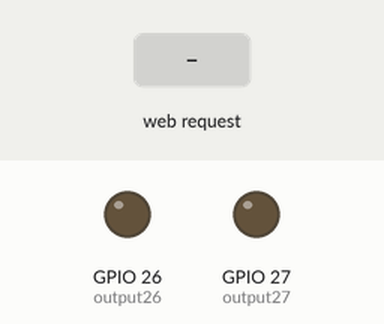
This sketch was run on a simulated ESP32. Shown: output pins drawn as LEDs (lit = HIGH). The inputs (shaded band) are chosen by the test bench. WiFi joins after 1.5 s; servers stay silent unless stated; what the sketch prints to the serial monitor is not drawn.

Above: at 2.7 s.
2.8 s: HTTP request GET /26/on received
At 3.2 s:
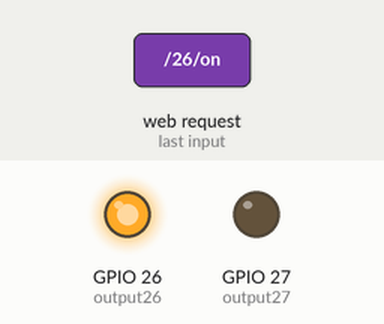
4.3 s: HTTP request GET /27/on received
At 5.5 s:
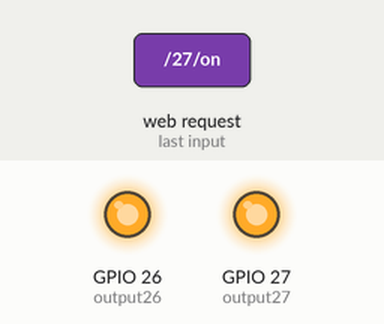
5.8 s: HTTP request GET /26/off received
At 6.6 s:
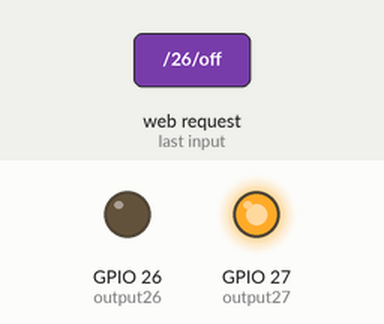
7.3 s: HTTP request GET /27/off received
At 7.8 s:
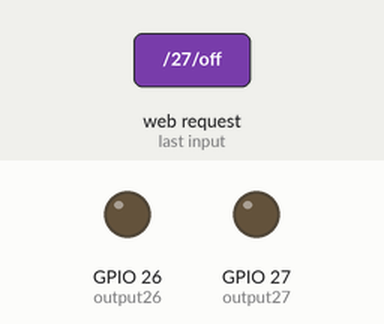
Timing chart, 0 to 9.8 s (numbered marks = the images above; inputs shaded):
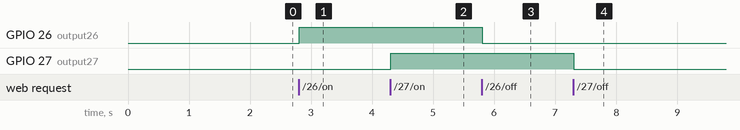

The sketch:

code_1.ino
```cpp
// text box is reciving msg in separate function i can perform actions on that
// string

#include <WiFi.h>

// Replace with your network credentials
// const char *ssid = "Revenant";
// const char *password = "12345678";

const char *ssid = "Bhatti Hostel(1F)2.4GHz";
const char *password = "123456677";

// Set web server port number to 80
WiFiServer server(80);

// Variable to store the HTTP request
String header;

// Auxiliar variables to store the current output state
String output26State = "off";
String output27State = "off";

// Assign output variables to GPIO pins
const int output26 = 26;
const int output27 = 27;

// Current time
unsigned long currentTime = millis();
// Previous time
unsigned long previousTime = 0;
// Define timeout time in milliseconds (example: 2000ms = 2s)
const long timeoutTime = 2000;

void inputManager(String input_);

void setup() {
  Serial.begin(115200);
  // Initialize the output variables as outputs
  pinMode(output26, OUTPUT);
  pinMode(output27, OUTPUT);
  // Set outputs to LOW
  digitalWrite(output26, LOW);
  digitalWrite(output27, LOW);

  // Connect to Wi-Fi network with SSID and password
  Serial.print("Connecting to ");
  Serial.println(ssid);
  WiFi.begin(ssid, password);
  while (WiFi.status() != WL_CONNECTED) {
    delay(500);
    Serial.print(".");
  }
  // Print local IP address and start web server
  Serial.println("");
  Serial.println("WiFi connected.");
  Serial.println("IP address: ");
  Serial.println(WiFi.localIP());
  server.begin();
}

void loop() {
  WiFiClient client = server.available(); // Listen for incoming clients

  if (client) { // If a new client connects,
    currentTime = millis();
    previousTime = currentTime;
    Serial.println("New Client."); // print a message out in the serial port
    String currentLine =
        ""; // make a String to hold incoming data from the client
    while (client.connected() &&
           currentTime - previousTime <=
               timeoutTime) { // loop while the client's connected
      currentTime = millis();
      if (client.available()) { // if there's bytes to read from the client,
        char c = client.read(); // read a byte, then
        Serial.write(c);        // print it out the serial monitor

        header += c;
        if (c == '\n') { // if the byte is a newline character
          // if the current line is blank, you got two newline characters in a
          // row. that's the end of the client HTTP request, so send a response:
          if (currentLine.length() == 0) {
            // HTTP headers always start with a response code (e.g. HTTP/1.1 200
            // OK) and a content-type so the client knows what's coming, then a
            // blank line:
            client.println("HTTP/1.1 200 OK");
            client.println("Content-type:text/html");
            client.println("Connection: close");
            client.println();

            // turns the GPIOs on and off
            if (header.indexOf("GET /26/on") >= 0) {
              Serial.println("GPIO 26 on");
              output26State = "on";
              digitalWrite(output26, HIGH);
            } else if (header.indexOf("GET /26/off") >= 0) {
              Serial.println("GPIO 26 off");
              output26State = "off";
              digitalWrite(output26, LOW);
            } else if (header.indexOf("GET /27/on") >= 0) {
              Serial.println("GPIO 27 on");
              output27State = "on";
              digitalWrite(output27, HIGH);
            } else if (header.indexOf("GET /27/off") >= 0) {
              Serial.println("GPIO 27 off");
              output27State = "off";
              digitalWrite(output27, LOW);
            }

            // Display the HTML web page
            client.println("<!DOCTYPE html><html>");
            client.println("<head><meta name=\"viewport\" "
                           "content=\"width=device-width, initial-scale=1\">");
            client.println("<link rel=\"icon\" href=\"data:,\">");
            // CSS to style the on/off buttons
            // Feel free to change the background-color and font-size attributes
            // to fit your preferences
            client.println(
                "<style>html { font-family: Helvetica; display: inline-block; "
                "margin: 0px auto; text-align: center;}");
            client.println(".button { background-color: #4CAF50; border: none; "
                           "color: white; padding: 16px 40px;");
            client.println("text-decoration: none; font-size: 30px; margin: "
                           "2px; cursor: pointer;}");
            client.println(
                ".button2 {background-color: #555555;}</style></head>");

            // Web Page Heading
            client.println("<body><h1>ESP32 Web Server</h1>");

            // Display current state, and ON/OFF buttons for GPIO 26
            client.println("<p>GPIO 26 - State " + output26State + "</p>");
            // If the output26State is off, it displays the ON button
            if (output26State == "off") {
              client.println("<p><a href=\"/26/on\"><button "
                             "class=\"button\">ON</button></a></p>");
            } else {
              client.println("<p><a href=\"/26/off\"><button class=\"button "
                             "button2\">OFF</button></a></p>");
            }

            // Display current state, and ON/OFF buttons for GPIO 27
            client.println("<p>GPIO 27 - State " + output27State + "</p>");
            // If the output27State is off, it displays the ON button
            if (output27State == "off") {
              client.println("<p><a href=\"/27/on\"><button "
                             "class=\"button\">ON</button></a></p>");
            } else {
              client.println("<p><a href=\"/27/off\"><button class=\"button "
                             "button2\">OFF</button></a></p>");
            }
            // now page will take input from user in a text field and send it
            // to the server
            client.println("<form action=\"/\" method=\"GET\">");
            client.println("<input type=\"text\" name=\"input\">");
            client.println("<input type=\"submit\" value=\"Submit\">");
            client.println("</form>");

            client.println("</body></html>");

            // The HTTP response ends with another blank line
            client.println();
            // Break out of the while loop
            break;
          } else { // if you got a newline, then clear currentLine
            inputManager(currentLine);
            currentLine = "";
          }
        } else if (c != '\r') { // if you got anything else but a carriage
                                // return character,
          currentLine += c;     // add it to the end of the currentLine
        }
      }
    }
    // Clear the header variable
    header = "";
    // Close the connection
    client.stop();
    Serial.println("Client disconnected.");
    Serial.println("");
  }
}
void inputManager(String input_) {
  // print input
  //   if it is GET request then print otherwise ignore it
  if (input_.indexOf("GET") >= 0) {
    input_ = input_.substring(input_.indexOf("input=") + 4);
    input_ = input_.substring(0, input_.indexOf("HTTP") - 1);
    Serial.println("--->  input is : " + input_ + "   <---");
  }
}
```

Measured:
- after the input at 2.8 s, GPIO 26 (output26): LOW → HIGH at once
- after the input at 4.3 s, GPIO 27 (output27): LOW → HIGH at once
- after the input at 5.8 s, GPIO 26 (output26): HIGH → LOW at once
- after the input at 7.3 s, GPIO 27 (output27): HIGH → LOW at once
